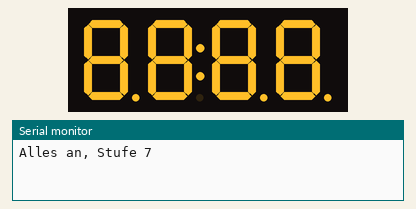
Bench run of a sketch on a simulated Arduino Uno, built with avr-gcc and run on an emulated ATmega328P. Parts: 4-digit seven-segment display, the last lines printed to the serial monitor.

Above: at 0.1 s.
At 5.1 s:
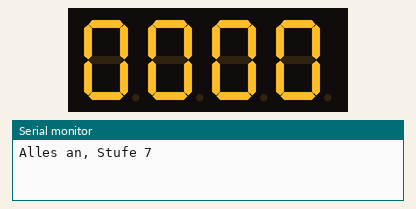
At 7.6 s:
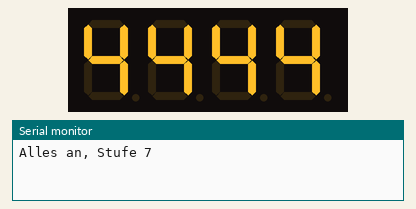
At 10.7 s:
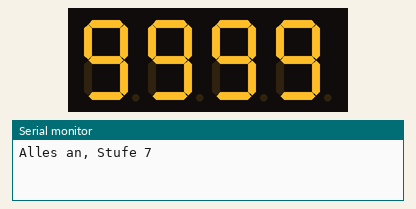
At 29.1 s:
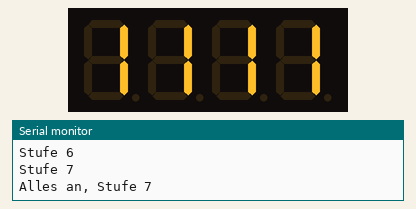
At 37.8 s:
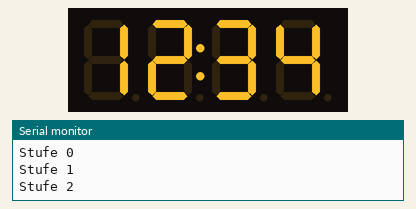

The sketch:

Anzeigetest.ino
```cpp
// Leuchttest fuer die TM1637-Anzeige der Badspiegel-Uhr am Uno R4 Minima (5-V-Logik, kein Pegelwandler).
// Belegung und Aufbau: Anzeigetest/LIESMICH.md. Bibliothek: "TM1637" von Avishay Orpaz.
// Die Bibliothek treibt CLK und DIO nur auf Low und laesst sie fuer High los, darum sind die 2,2-kOhm-Pull-ups
// nach 5 V Pflicht (Tischbefund 24.10.2026, siehe Bauteile/tm1637-anzeige/Steckbrief.md).

#include <TM1637Display.h>

const int PIN_CLK = 2;  // D2
const int PIN_DIO = 3;  // D3

TM1637Display anzeige(PIN_CLK, PIN_DIO);

const uint8_t ALLES_AN[] = {0xff, 0xff, 0xff, 0xff};  // alle Segmente, beim zweiten Byte samt Doppelpunkt

void setup() {
  Serial.begin(115200);
}

void loop() {
  // 1. Alles an, volle Helligkeit: Farbe und fehlende Segmente pruefen.
  anzeige.setBrightness(7, true);
  anzeige.setSegments(ALLES_AN);
  Serial.println("Alles an, Stufe 7");
  delay(5000);

  // 2. Jede Ziffer 0 bis 9 auf allen Stellen.
  for (int z = 0; z <= 9; z++) {
    anzeige.showNumberDecEx(z * 1111, 0, true);
    delay(600);
  }

  // 3. Helligkeitsstufen 0 bis 7 mit 12:34, fuer die spaetere Wahl am Spiegel.
  for (int stufe = 0; stufe <= 7; stufe++) {
    anzeige.setBrightness(stufe, true);
    anzeige.showNumberDecEx(1234, 0b01000000, true);
    Serial.print("Stufe ");
    Serial.println(stufe);
    delay(1500);
  }
}
```

Measured:
- what the display in image 1 shows lasts 0.7 s, from 5.0 s to 5.7 s
